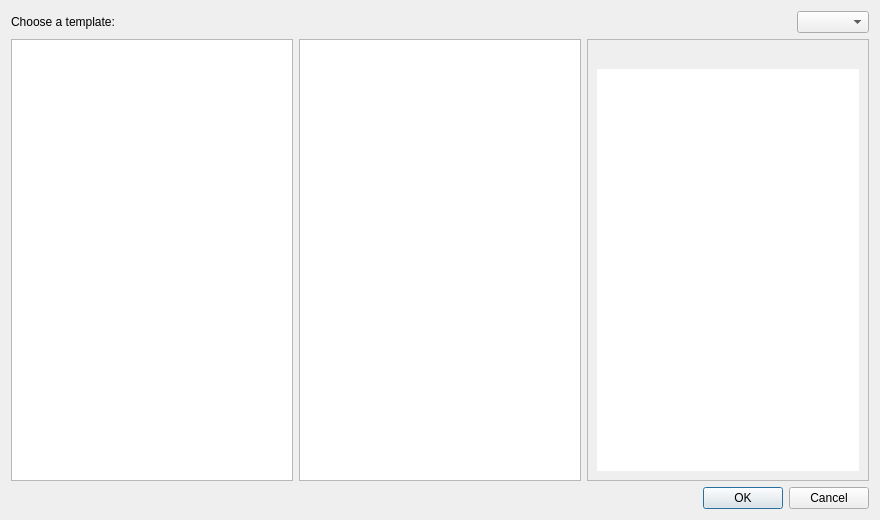
<?xml version="1.0" encoding="UTF-8"?>
<ui version="4.0">
 <class>Orca::Plugin::Core::NewDialog</class>
 <widget class="QDialog" name="Orca::Plugin::Core::NewDialog">
  <property name="geometry">
   <rect>
    <x>0</x>
    <y>0</y>
    <width>880</width>
    <height>520</height>
   </rect>
  </property>
  <property name="minimumSize">
   <size>
    <width>0</width>
    <height>0</height>
   </size>
  </property>
  <property name="windowTitle">
   <string>New Project</string>
  </property>
  <layout class="QGridLayout" name="gridLayout">
   <item row="0" column="0">
    <widget class="QLabel" name="label">
     <property name="text">
      <string>Choose a template:</string>
     </property>
    </widget>
   </item>
   <item row="1" column="0">
    <widget class="QTreeView" name="templateCategoryView">
     <property name="sizePolicy">
      <sizepolicy hsizetype="Expanding" vsizetype="MinimumExpanding">
       <horstretch>0</horstretch>
       <verstretch>0</verstretch>
      </sizepolicy>
     </property>
     <property name="maximumSize">
      <size>
       <width>1000</width>
       <height>16777215</height>
      </size>
     </property>
     <property name="palette">
      <palette>
       <active>
        <colorrole role="WindowText">
         <brush brushstyle="SolidPattern">
          <color alpha="255">
           <red>97</red>
           <green>97</green>
           <blue>97</blue>
          </color>
         </brush>
        </colorrole>
       </active>
       <inactive>
        <colorrole role="WindowText">
         <brush brushstyle="SolidPattern">
          <color alpha="255">
           <red>97</red>
           <green>97</green>
           <blue>97</blue>
          </color>
         </brush>
        </colorrole>
       </inactive>
       <disabled>
        <colorrole role="WindowText">
         <brush brushstyle="SolidPattern">
          <color alpha="255">
           <red>120</red>
           <green>120</green>
           <blue>120</blue>
          </color>
         </brush>
        </colorrole>
       </disabled>
      </palette>
     </property>
     <property name="focusPolicy">
      <enum>Qt::StrongFocus</enum>
     </property>
     <property name="styleSheet">
      <string notr="true"> QTreeView::branch {
         background: transparent;
 }</string>
     </property>
     <property name="indentation">
      <number>0</number>
     </property>
     <property name="rootIsDecorated">
      <bool>false</bool>
     </property>
     <property name="itemsExpandable">
      <bool>false</bool>
     </property>
     <property name="headerHidden">
      <bool>true</bool>
     </property>
     <attribute name="headerVisible">
      <bool>false</bool>
     </attribute>
    </widget>
   </item>
   <item row="1" column="1">
    <widget class="QListView" name="templatesView">
     <property name="sizePolicy">
      <sizepolicy hsizetype="MinimumExpanding" vsizetype="Expanding">
       <horstretch>0</horstretch>
       <verstretch>0</verstretch>
      </sizepolicy>
     </property>
     <property name="minimumSize">
      <size>
       <width>0</width>
       <height>180</height>
      </size>
     </property>
     <property name="focusPolicy">
      <enum>Qt::StrongFocus</enum>
     </property>
     <property name="selectionBehavior">
      <enum>QAbstractItemView::SelectRows</enum>
     </property>
     <property name="verticalScrollMode">
      <enum>QAbstractItemView::ScrollPerPixel</enum>
     </property>
     <property name="uniformItemSizes">
      <bool>false</bool>
     </property>
    </widget>
   </item>
   <item row="1" column="2">
    <widget class="QFrame" name="frame">
     <property name="autoFillBackground">
      <bool>true</bool>
     </property>
     <property name="frameShape">
      <enum>QFrame::StyledPanel</enum>
     </property>
     <layout class="QVBoxLayout" name="verticalLayout">
      <item>
       <widget class="QLabel" name="imageLabel">
        <property name="text">
         <string/>
        </property>
       </widget>
      </item>
      <item>
       <widget class="QTextBrowser" name="templateDescription">
        <property name="sizePolicy">
         <sizepolicy hsizetype="MinimumExpanding" vsizetype="MinimumExpanding">
          <horstretch>0</horstretch>
          <verstretch>0</verstretch>
         </sizepolicy>
        </property>
        <property name="focusPolicy">
         <enum>Qt::NoFocus</enum>
        </property>
        <property name="frameShape">
         <enum>QFrame::NoFrame</enum>
        </property>
       </widget>
      </item>
     </layout>
    </widget>
   </item>
   <item row="0" column="1" colspan="2">
    <layout class="QHBoxLayout" name="horizontalLayout">
     <item>
      <spacer name="horizontalSpacer">
       <property name="orientation">
        <enum>Qt::Horizontal</enum>
       </property>
       <property name="sizeType">
        <enum>QSizePolicy::MinimumExpanding</enum>
       </property>
       <property name="sizeHint" stdset="0">
        <size>
         <width>0</width>
         <height>0</height>
        </size>
       </property>
      </spacer>
     </item>
     <item>
      <widget class="QComboBox" name="comboBox"/>
     </item>
    </layout>
   </item>
   <item row="2" column="0" colspan="3">
    <widget class="QDialogButtonBox" name="buttonBox">
     <property name="orientation">
      <enum>Qt::Horizontal</enum>
     </property>
     <property name="standardButtons">
      <set>QDialogButtonBox::Cancel|QDialogButtonBox::Ok</set>
     </property>
    </widget>
   </item>
  </layout>
 </widget>
 <resources/>
 <connections/>
</ui>
